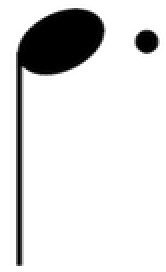
#> input picture VivaceNotes/note_images/Crotchet dotted stem down.png, 83 x 136 px (shown 2 times larger); its folder holds only this picture in this run
$ python train.py   (Python 2 division)   (older library calls are emulated)
#> lines starting #> are read from the running program, lines starting #| are printed output that depends on the picture
### VivaceNotes/recognize_note.py
from scipy import misc
import numpy as np
import os

# PIL image modes:
#   http://svn.effbot.org/public/tags/pil-1.1.4/libImaging/Unpack.c

class NoteRecognizer:

  def __init__(self, *args, **kwargs):
    # 85 x 135 = 11475
    self.r = 85  # row dimension
    self.c = 135  # column dimension
    self.d = self.r * self.c

    self.imgs_path = 'note_images'
    self.notes_img_list = os.listdir(self.imgs_path)

    self.X = np.zeros((11475, len(self.notes_img_list)), 'float_')


  # return matrix where each column is the feature vector of a sample
  def set_samples_matrix(self):
    for note_img in self.notes_img_list:
      # True flattens image to grayscale
      # divide by 255 to normalize
      img_path = os.path.join(self.imgs_path, note_img)
      x = misc.imread(img_path, True) / 255
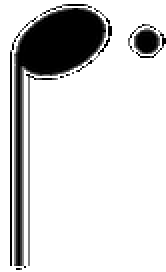
#> x: shape (136, 83) float32 (shown 2 times larger); min 0, max 1, mean 0.834

      # use 'F' -> PIL image mode for grayscale (ie. floating pt)
      # resize image to c x r
      x = misc.imresize(x, (self.c, self.r), mode='F')
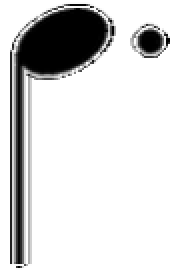
#> x: shape (135, 85) float32 (shown 2 times larger); min 0, max 1, mean 0.834

      # flatten image to 1D array
      x = x.flatten()
#> x = 11475 values, max 1 at index 0, min 0 at index 548, mean 0.834

      # set column to image feature vector
      i = self.notes_img_list.index(note_img)
      self.X[:, i] = x

### VivaceNotes/train.py
from recognize_note import NoteRecognizer

rn = NoteRecognizer()
rn.set_samples_matrix()

print rn.X.shape

$ run again, on VivaceNotes/note_images/Minim dotted stem down.png
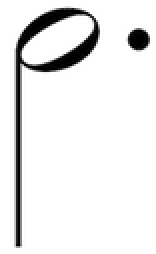
#> input picture VivaceNotes/note_images/Minim dotted stem down.png, 78 x 127 px (shown 2 times larger)
#> in set_samples_matrix, `x = misc.imread(img_path, True) / 255`:
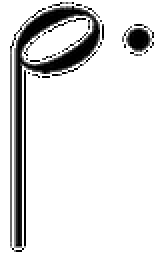
#> x: shape (127, 78) float32 (shown 2 times larger); min 0, max 1, mean 0.875
#> in set_samples_matrix, `x = misc.imresize(x, (self.c, self.r), mode='F')`:
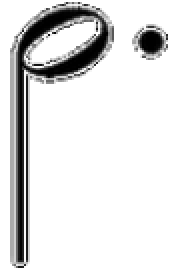
#> x: shape (135, 85) float32 (shown 2 times larger); min 0, max 1, mean 0.875
#> in set_samples_matrix, `x = x.flatten()`: x = 11475 values, max 1 at index 0, min 0 at index 551, mean 0.875

$ run again, on VivaceNotes/note_images/Minim dotted.png
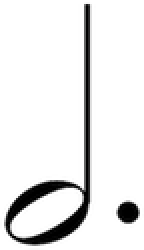
#> input picture VivaceNotes/note_images/Minim dotted.png, 72 x 125 px (shown 2 times larger)
#> in set_samples_matrix, `x = misc.imread(img_path, True) / 255`:
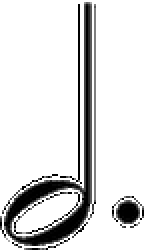
#> x: shape (125, 72) float32 (shown 2 times larger); min 0, max 1, mean 0.861
#> in set_samples_matrix, `x = misc.imresize(x, (self.c, self.r), mode='F')`:
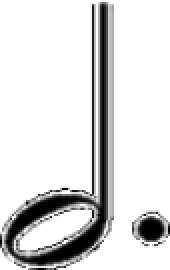
#> x: shape (135, 85) float32 (shown 2 times larger); min 0, max 1, mean 0.86
#> in set_samples_matrix, `x = x.flatten()`: x = 11475 values, max 1 at index 0, min 0 at index 8021, mean 0.86

$ run again, on VivaceNotes/note_images/Minim stem down.png
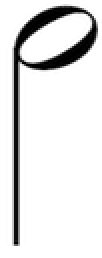
#> input picture VivaceNotes/note_images/Minim stem down.png, 51 x 129 px (shown 2 times larger)
#> in set_samples_matrix, `x = misc.imread(img_path, True) / 255`:
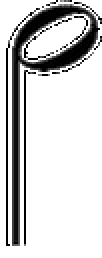
#> x: shape (129, 51) float32 (shown 2 times larger); min 0, max 1, mean 0.822
#> in set_samples_matrix, `x = misc.imresize(x, (self.c, self.r), mode='F')`:
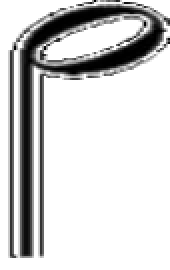
#> x: shape (135, 85) float32 (shown 2 times larger); min 0, max 1, mean 0.823
#> in set_samples_matrix, `x = x.flatten()`: x = 11475 values, max 1 at index 0, min 0 at index 47, mean 0.823

$ run again, on VivaceNotes/note_images/Crotchet dotted.png
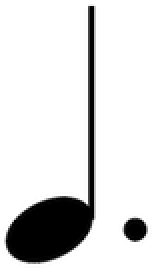
#> input picture VivaceNotes/note_images/Crotchet dotted.png, 76 x 137 px (shown 2 times larger)
#> in set_samples_matrix, `x = misc.imread(img_path, True) / 255`:
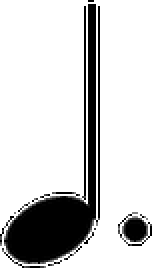
#> x: shape (137, 76) float32 (shown 2 times larger); min 0, max 1, mean 0.813
#> in set_samples_matrix, `x = misc.imresize(x, (self.c, self.r), mode='F')`:
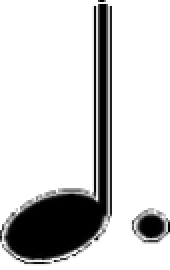
#> x: shape (135, 85) float32 (shown 2 times larger); min 0, max 1, mean 0.813
#> in set_samples_matrix, `x = x.flatten()`: x = 11475 values, max 1 at index 0, min 0 at index 221, mean 0.813
